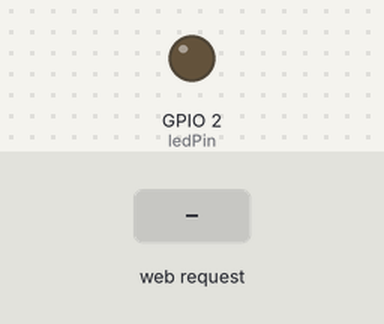
This sketch was run on a simulated ESP8266 (NodeMCU). Parts: output pins drawn as LEDs (lit = HIGH). Inputs (shaded band) come from the test bench. WiFi joins after 1.5 s; servers stay silent unless stated; what the sketch prints to the serial monitor is not drawn.

Above: at 2.7 s.
2.8 s: HTTP request GET /LED=ON received
At 4.0 s:
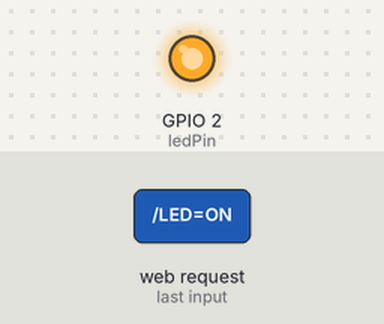
4.3 s: HTTP request GET /LED=OFF received
At 5.4 s:
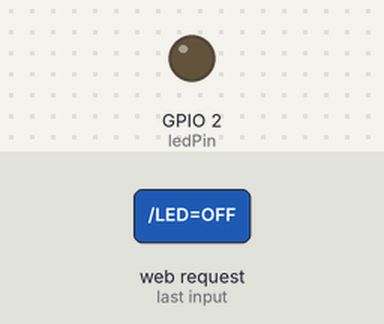
Timing chart, 0 to 7.3 s (numbered marks = the images above; inputs shaded):
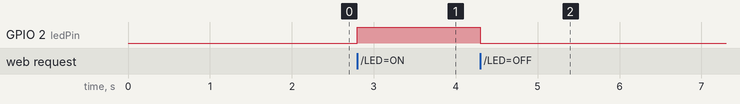

The sketch:

esp_home_node.ino
```cpp
#include <ESP8266WiFi.h>

#define CMD_SIZE 5
const char* ssid = "TP-LINK_home";
const char* password = "vital_uta";

int ledPin = 2; // GPIO2
WiFiServer server(80);

char cmd[CMD_SIZE];
int cmd_write_index = 0;
int new_cmd_char = 0;

typedef struct
{
  char cmd_str[CMD_SIZE];
  void (*fn)(void);
}cmd_table_t;

void echo_my_ip(void)
{
  Serial.print("My IP: ");
  Serial.print(WiFi.localIP());
  Serial.print("\n");
}
void interpret_cmd()
{
    static cmd_table_t cmd_table [] =
    {
      {"MYIP", echo_my_ip},
    };
    int cmd_table_size = sizeof(cmd_table)/sizeof(cmd_table[0]);
    int i = 0;
    for(i=0; i<cmd_table_size; i++)
    {
        if(0 == strncmp(cmd, cmd_table[i].cmd_str, CMD_SIZE))
        {
          (*(cmd_table[i].fn))();
        }
    }
}


void setup() {
  Serial.begin(115200);
  delay(10);


  pinMode(ledPin, OUTPUT);
  digitalWrite(ledPin, LOW);

  // Connect to WiFi network
  Serial.println();
  Serial.println();
  Serial.print("Connecting to ");
  Serial.println(ssid);

  WiFi.begin(ssid, password);

  while (WiFi.status() != WL_CONNECTED) {
    delay(500);
    Serial.print(".");
  }
  Serial.println("");
  Serial.println("WiFi connected");

  // Start the server
  server.begin();
  Serial.println("Server started");

  // Print the IP address
  Serial.print("Use this URL to connect: ");
  Serial.print("http://");
  Serial.print(WiFi.localIP());
  Serial.println("/");

}

void loop() {
  if(0 < Serial.available())
  {
      new_cmd_char = Serial.read();
      if(-1 != new_cmd_char && CMD_SIZE > cmd_write_index)
      {
        cmd[cmd_write_index] = new_cmd_char;
        cmd_write_index++;
      }
      if(4 <= cmd_write_index)
      {
         cmd[CMD_SIZE] = '\0';
         interpret_cmd();
         cmd_write_index = 0;
         Serial.flush();
      }
  }

  // Check if a client has connected
  WiFiClient client = server.available();
  if (!client) {
    return;
  }

  // Wait until the client sends some data
  Serial.println("new client");
  while(!client.available()){
    delay(1);
  }

  // Read the first line of the request
  String request = client.readStringUntil('\r');
  Serial.println(request);
  client.flush();

  // Match the request

  int value = LOW;
  if (request.indexOf("/LED=ON") != -1) {
    //digitalWrite(ledPin, HIGH);
    analogWrite(ledPin, 1000);
    value = HIGH;
  }
  if (request.indexOf("/LED=OFF") != -1){
    analogWrite(ledPin, 0);
    value = LOW;
  }

// Set ledPin according to the request
//digitalWrite(ledPin, value);


  // Return the response
  client.println("HTTP/1.1 200 OK");
  client.println("Content-Type: text/html");
  client.println(""); //  do not forget this one
  client.println("<!DOCTYPE HTML>");
  client.println("<html>");

  client.print("Led pin is now: ");

  if(value == HIGH) {
    client.print("On");
  } else {
    client.print("Off");
  }
  client.println("<br><br>");
  client.println("Click <a href=\"/LED=ON\">here</a> turn the LED on pin 2 ON<br>");
  client.println("Click <a href=\"/LED=OFF\">here</a> turn the LED on pin 2 OFF<br>");
  client.println("</html>");

  delay(1);
  Serial.println("Client disonnected");
  Serial.println("");

}
```

Measured:
- after the input at 2.8 s, GPIO 2 (ledPin): LOW → HIGH at once
- after the input at 4.3 s, GPIO 2 (ledPin): HIGH → LOW at once
